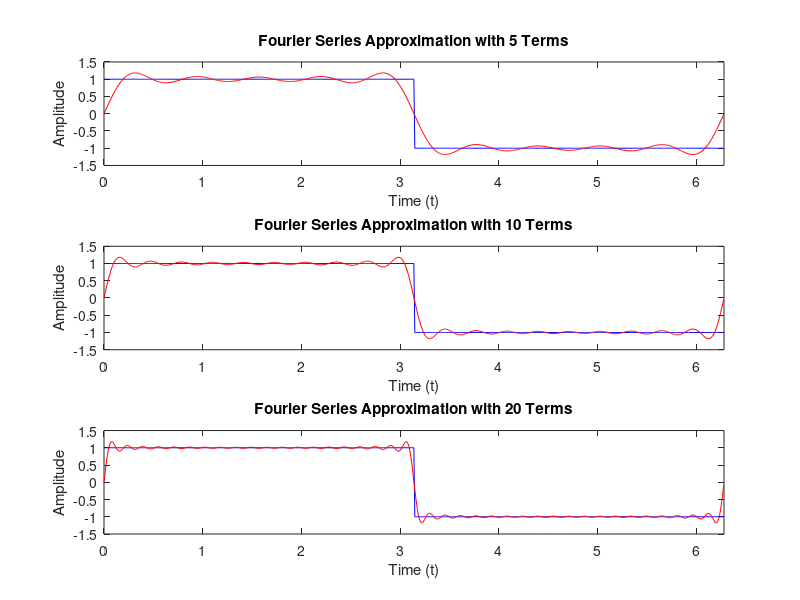

Write MATLAB code to recreate this figure.
% Define time vector
t = 0:0.01:2*pi;

% Define original square wave
x = square(t);

% Fourier series approximation for 5, 10, 20 terms
N = [5, 10, 20];
x_limits = [0 2*pi];
y_limits = [-1.5 1.5];

for i = 1:3
    approx = 0;
    for n = 1:N(i)
        approx = approx + (4/pi) * (sin((2*n-1)*t) / (2*n-1));
    end
    subplot(3,1,i);
    plot(t, x, 'b', t, approx, 'r'); 
    title(['Fourier Series Approximation with ', num2str(N(i)), ' Terms']);
    xlabel('Time (t)');
    ylabel('Amplitude');
    axis([x_limits y_limits]);
end
